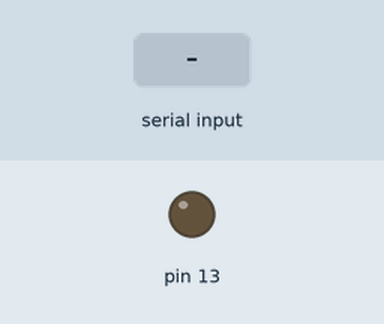
Simulated run of this sketch. Board: Arduino Mega 2560, built with avr-gcc and run on an emulated ATmega2560. On the bench: output pins drawn as LEDs (lit = HIGH). Dashed ring = blinking. The inputs (shaded band) are chosen by the test bench. What the sketch prints to the serial monitor is not drawn.

Above: at 0.1 s.
At 2.2 s:
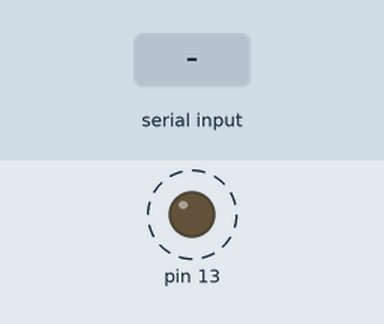
2.3 s: "1" received over the second serial link
Timing chart, 0 to 10.5 s (numbered marks = the images above; inputs shaded):
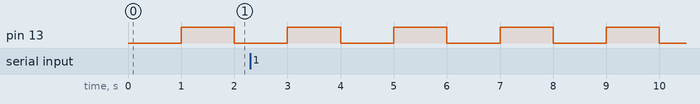

The sketch:

SerialTest.ino
```cpp
void setup() {
  Serial1.begin(115200);
  Serial.begin(115200);
  pinMode(13,OUTPUT);
  delay(1000);
  Serial1.println("Begin!");
  digitalWrite(13,HIGH);
}

bool flip = true;
  char out4[10];
void loop() {
  digitalWrite(13,flip);
  while (Serial.available()){
    Serial1.write( Serial.read());
  };
  while (Serial1.available()){
    Serial.write( Serial1.read());
  }
  delay(1000);
  flip = ! flip;
}


void IntegerToBytes(long val, byte b[4]) {
  b[3] = (byte )((val >> 24) & 0xff);
  b[2] = (byte )((val >> 16) & 0xff);
  b[1] = (byte )((val >> 8) & 0xff);
  b[0] = (byte )(val & 0xff);
}
```

Measured:
- by itself, pin 13: alternates HIGH for 1.0 s and LOW for 1.0 s
